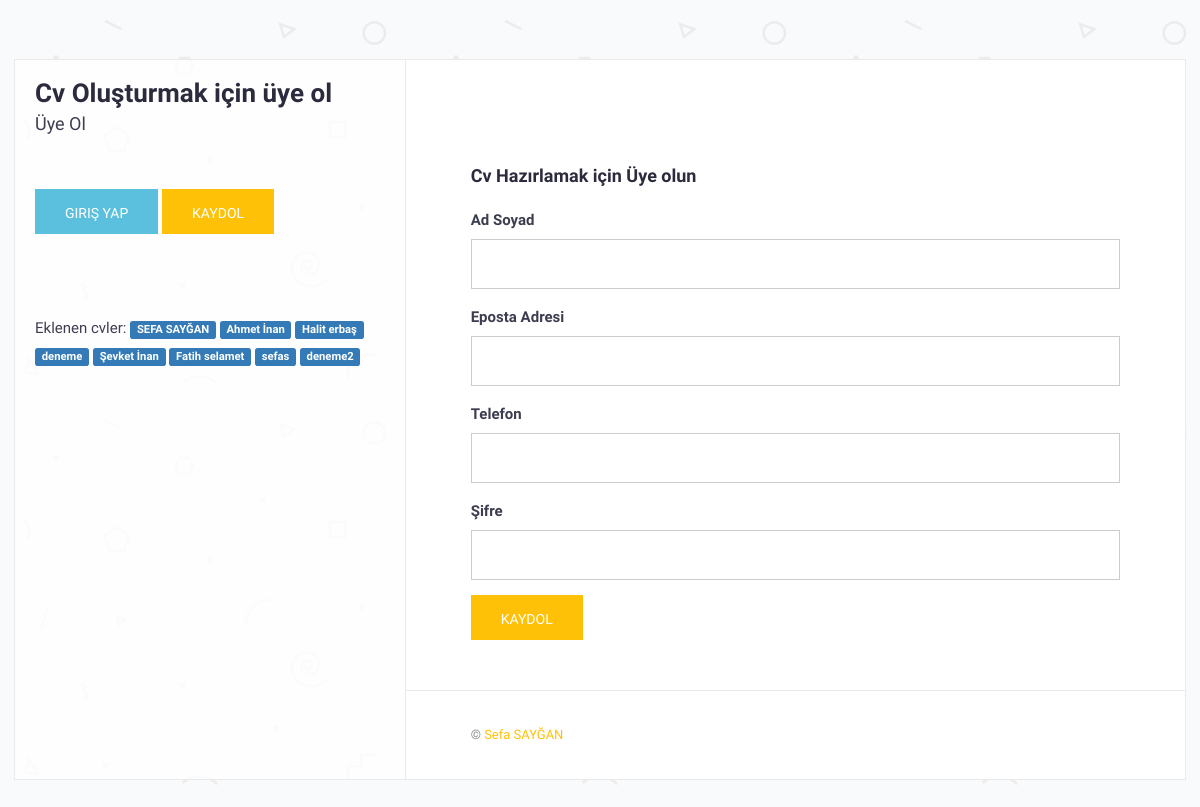
Screenshot of /kaydol.php with the database file from the repository.
### tables this page shows
CREATE TABLE `ozgecmis` (
  `id` int(50) NOT NULL,
  `adsoyad` varchar(200) NOT NULL,
  `sifre` varchar(200) NOT NULL,
  `unvan` varchar(200) NOT NULL,
  `geti` varchar(200) NOT NULL,
  `hakkinda` text NOT NULL,
  `twitter` varchar(200) NOT NULL,
  `facebook` varchar(200) NOT NULL,
  `instagram` varchar(200) NOT NULL,
  `eposta` varchar(100) NOT NULL,
  `telefon` varchar(200) NOT NULL,
  `adres` varchar(200) NOT NULL,
  `resim` varchar(250) NOT NULL,
  `isdeneyimi` text NOT NULL,
  `dilbilgisi` varchar(200) NOT NULL,
  `egitimbilgisi` text NOT NULL,
  `tezproje` text NOT NULL,
  `uzmanlikalanim` text NOT NULL
);

### php/veritabani.php (called while the page is built, shortened)
<?php
class Veritabanim {
    private $db;
    private $dsn;
    private $user;
    private $password;
    function __construct() {
        $this->dsn = 'mysql:host=localhost;dbname=github-sil;charset=utf8';
        $this->user = 'root';
        $this->password = '';
    }
    private function baglantiAc() {
        try { $this->db = new PDO($this->dsn, $this->user, $this->password); }
        catch (PDOException $e) { echo 'Veritabanı bağlantısı başarısız oldu: ' . $e->getMessage(); }
    }
    private function baglantiKapat() {
        $this->db = null;
    }
    function select($tablo,$diger="") {
        $sonuc = null;
        $query = $this->db->query("SELECT * FROM ".$tablo." ".$diger, PDO::FETCH_ASSOC);
        if ( $query ) $sonuc = $query; else $sonuc = null;
        return $sonuc;
    }
}

### kaydol.php (the view, shortened to what this page needs)
<!DOCTYPE html>
<html>
<head>
    <link href="css/font-awesome.min.css" rel="stylesheet">
    <link href="css/bootstrap.min.css" rel="stylesheet">
    <link href="css/style.css" rel="stylesheet">
</head>
<body id="page-top" data-spy="scroll" data-target=".navbar">
<div id="main-wrapper">
<div class="columns-block container">
<div class="left-col-block blocks">
    <header class="header theiaStickySidebar">
        <div class="content">
            <h1>Cv Oluşturmak için üye ol</h1>
            <span class="lead">Üye Ol</span>
            <div class="about-text">
              <a href="giris"  class="btn btn-info">Giriş yap</a>
               <a href="kaydol"  class="btn btn-primary">Kaydol</a>
               <br> <br> <br> <br>
                <p>
                 Eklenen cvler:
<?php
$vt = new Veritabanim();
$sorgu = $vt->select("ozgecmis","");
if($sorgu != null) foreach( $sorgu as $satir ) {
 ?> <a href="<?php echo $satir['geti']; ?>" class="label label-primary"><?php echo $satir['adsoyad']; ?></a>
<?php } ?>
              </p>
            </div>
        </div>
    </header>
</div>
<div class="right-col-block blocks">
<div class="theiaStickySidebar">
<section class="section-contact section-wrapper gray-bg">
    <div class="container-fluid">
        <div class="row">
            <div class="col-md-12">
                <div class="feedback-form">
                    <h2>Cv Hazırlamak için Üye olun</h2>
                    <form id="contactForm" action="kaydol" autocomplete="off" name="uyeol" method="POST">
                        <div class="form-group">
                            <label for="InputName">Ad Soyad</label>
                            <input type="text" name="adsoyad" required=""  autocomplete="off" class="form-control" id="InputName"
                                   >
                        </div>
                        <div class="form-group">
                            <label for="InputEmail">Eposta Adresi</label>
                            <input type="email" name="email" required=""  autocomplete="off" class="form-control" id="InputEmail"
                                   >
                        </div>
                        <div class="form-group">
                            <label for="InputSubject">Telefon</label>
                            <input type="text" name="telefon"  autocomplete="off" class="form-control" id="InputSubject"
                                   >
                        </div>
                      <div class="form-group">
                            <label for="InputName">Şifre</label>
                            <input type="password" name="sifre"  autocomplete="off" required="" class="form-control" id="InputName"
                                   >
                        </div>
                        <button type="submit" name="uyeol" class="btn btn-primary">Kaydol</button>
                    </form>
                </div>
            </div>
        </div>
    </div>
</section>
<footer class="footer">
    <div class="copyright-section">
        <div class="container-fluid">
            <div class="row">
                <div class="col-md-12">
                    <div class="copytext">&copy; <a href="https://sayganweb.com" >Sefa SAYĞAN</a></div>
                </div>
            </div>
        </div>
    </div>
</footer>
</div>
</div>
</div>
</div>
</body>
</html>

### css/style.css (style rules this page uses)
body { font-family : 'Hind', sans-serif; font-size : 15px; line-height : 1.8em; color : #3d3d50; font-weight : 300; background : url("../img/pattern-bg.png") fixed; }
h1, h2, h3, h4, h5, h6 { margin : 0 0 15px; color : #2b2b3d; }
h1 { font-size : 26px; line-height : 1.8em; font-weight : 700; }
h2 { font-size : 18px; line-height : 1.8em; font-weight : 700; }
a { color : #FFC107; text-decoration : none; -webkit-transition : all 0.3s ease 0s; -moz-transition : all 0.3s ease 0s; -o-transition : all 0.3s ease 0s; transition : all 0.3s ease 0s; }
a, a:active, a:focus, a:active { text-decoration : none; outline : none }
p { margin-bottom : 20px; }
.btn { padding : 14px 30px 11px; margin-bottom : 0; font-size : 14px; font-weight : 500; border-radius : 0; border : 0; text-transform : uppercase; }
.btn-primary { background-color : #FFC107; }
.columns-block { display : -webkit-flex; display : flex; -webkit-flex-direction : row; flex-direction : row; margin : 60px auto; padding : 0; box-shadow : 0 0 0 1px #eaeaea; }
.blocks { box-sizing : border-box; }
.left-col-block { overflow : hidden; -webkit-flex : 1 0 0; flex : 1 0 0; position : relative; background : rgba(255, 255, 255, .8); border-right : 1px solid #eaeaea; }
.right-col-block { -webkit-flex : 2 0 0; flex : 2 0 0; position : relative; background : #ffffff; }
.gray-bg { background-color : #ffffff; }
#main-wrapper { overflow : hidden; }
.section-wrapper { padding : 50px; border-bottom : 1px solid #eaeaea; }
.header { padding : 20px !important; margin : 0; position : relative; }
.header .content { width : 100%; margin : 0 auto; }
.header .content h1 { line-height : 1; margin : 0 0 5px; }
.header .content .lead { font-size : 18px; }
.header .content .about-text { margin : 10px 0; }
.header .btn { margin-top : 40px; }
.feedback-form { margin-top : 50px; }
.form-control { height : 50px; padding : 0 20px; font-size : 13px; line-height : 50px; color : #969595; border : 1px solid #cccccc; border-radius : 0; box-shadow : none; box-sizing : border-box; }
.footer { padding : 30px 50px; }
.footer .copyright-section { font-size : 13px; color : #888888; }
.footer .copyright-section .copytext { font-weight : 400; display : block; }

### rows the page displays
ozgecmis: adsoyad "SEFA SAYĞAN"
ozgecmis: adsoyad "Ahmet İnan"
ozgecmis: adsoyad "Halit erbaş"
ozgecmis: adsoyad "deneme"
ozgecmis: adsoyad "Şevket İnan"
ozgecmis: adsoyad "Fatih selamet"
ozgecmis: adsoyad "sefas"
ozgecmis: adsoyad "deneme2"
